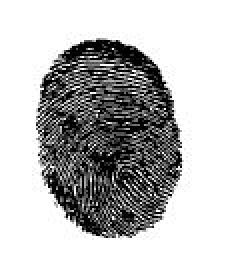
%> input picture 1002.jpg, 113 x 136 px (shown 2 times larger)
$ octave Final_Rochelle.m   (GNU Octave 9; MATLAB toolbox functions it lacks are replaced by stand-ins)
%> lines starting %> are read from the running program, lines starting %| are printed output that depends on the picture; in (x1, y1, x2, y2) boxes, pixels count from 0 and x2, y2 are one past the last pixel; in counts of white or black regions, pixels touching at a corner belong together; the program's own positions count from 1
% Import each image and convert to 2D image
I_1002 = imread('1002.jpg');
%> I_1002 is the input picture: size 136x113x3 uint8; min 0, max 255, mean 185.7
info1002 = imfinfo('1002.jpg');
img2d_1002 = rgb2gray(I_1002);
I_1006 = imread('1006.jpg');
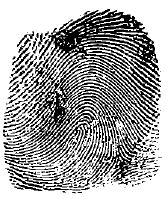
%> input picture 1006.jpg, 168 x 199 px
%> I_1006 is the input picture: size 199x168x3 uint8; min 0, max 255, mean 162
info1006 = imfinfo('1006.jpg');
img2d_1006 = rgb2gray(I_1006);
I_1010 = imread('1005.jpg');
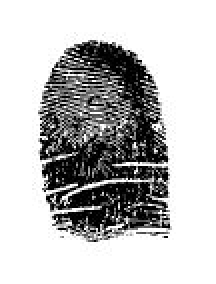
%> input picture 1005.jpg, 108 x 142 px (shown 2 times larger)
%> I_1010 is the input picture: size 142x108x3 uint8; min 0, max 255, mean 191
info1010 = imfinfo('1005.jpg');
img2d_1010 = rgb2gray(I_1010);
input = imread('Rochelle.jpg');
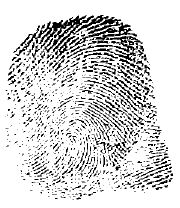
%> input picture Rochelle.jpg, 180 x 208 px
%> input is the input picture: size 208x180x3 uint8; min 0, max 255, mean 211.3
info_input = imfinfo('Rochelle.jpg');
img2d_input = rgb2gray(input);

%Resize and adjust image
width = 210;
images = {img2d_1002,img2d_1006,img2d_1010,img2d_input};
%> images = 4 items

for k = 1:4
    dim = size(images{k});
    images{k} = imresize(images{k},[width*dim(1)/dim(2) width],'bicubic');
end
%> this loop made 4 passes
%> dim on passes 1 to 4: [136 113], [199 168], [142 108], [208 180]

resize_1002 = images{1};
resize_1006 = images{2};
resize_1010 = images{3};
resize_input = images{4};
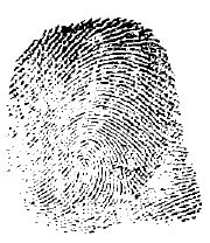
%> resize_input: size 243x210 uint8; min 0, max 255, mean 210.5

adjust_1002 = imadjust(resize_1002);
adjust_1006 = imadjust(resize_1006);
adjust_1010 = imadjust(resize_1010);
adjust_input = imadjust(resize_input);

%Thin the lines in the fingerprint
thin = {adjust_1002,adjust_1006,adjust_1010,adjust_input};
%> thin = 4 items

for i = 1:4
    thin{i} = bwmorph(thin{i}, 'clean');
end

thin_1002 = thin{1};
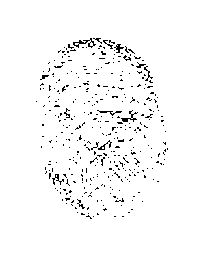
%> thin_1002: size 253x210 logical; 97% white; black in thin lines or dots, all inside (x1, y1, x2, y2) = (36, 38, 168, 219)
thin_1006 = thin{2};
%> thin_1006: size 249x210 logical; 91.9% white; black in thin lines or dots, all inside (x1, y1, x2, y2) = (4, 12, 200, 239)
thin_1010 = thin{3};
%> thin_1010: size 277x210 logical; 95.7% white; black in thin lines or dots, all inside (x1, y1, x2, y2) = (40, 43, 165, 232)
thin_input = thin{4};
%> thin_input: size 243x210 logical; 97.4% white; black in thin lines or dots, all inside (x1, y1, x2, y2) = (10, 18, 201, 229)

%Edge Detection
detect = {thin_1002,thin_1006,thin_1010,thin_input};
%> detect = 4 items

for j = 1:4
    detect{j} = edge(detect{j},'prewitt');
end

edge_1002 = detect{1};
%> edge_1002: size 253x210 logical; 5.8% white in thin lines or dots, all inside (x1, y1, x2, y2) = (35, 37, 169, 220)
edge_1006 = detect{2};
%> edge_1006: size 249x210 logical; 8.6% white in thin lines or dots, all inside (x1, y1, x2, y2) = (3, 11, 200, 239)
edge_1010 = detect{3};
%> edge_1010: size 277x210 logical; 5.3% white in thin lines or dots, all inside (x1, y1, x2, y2) = (39, 43, 165, 229)
edge_input = detect{4};
%> edge_input: size 243x210 logical; 6.8% white in thin lines or dots, all inside (x1, y1, x2, y2) = (9, 17, 202, 230)

figure(1)
subplot(221)
%autocorrelation of input(unknown fingerprint)
autocorr = xcorr2(double(edge_input));
mesh(autocorr);
title('Autocorrelation of Unknown Fingerprint');
xlabel('Pixels');
ylabel('Pixels');
zlabel('Pixel Intensity');
grid on
subplot(222)
%cross-correlation of input with image 1002
input_img1002 = xcorr2(double(edge_input),(double(edge_1002)));
mesh(input_img1002);
title('Cross-correlation of Unknown with Fingerprint 1002');
xlabel('Pixels');
ylabel('Pixels');
zlabel('Pixel Intensity');
grid on
subplot(223)
%cross-correlation of input with image 1006
input_img1006 = xcorr2(double(edge_input),(double(edge_1006)));
mesh(input_img1006);
title('Cross-correlation of Unknown with Fingerprint 1006');
xlabel('Pixels');
ylabel('Pixels');
zlabel('Pixel Intensity');
grid on
subplot(224)
%cross-correlation of input with image 1005
input_img1005 = xcorr2(double(edge_input),(double(edge_1010)));
mesh(input_img1005);
title('Cross-correlation of Unknown with Fingerprint 1005');
xlabel('Pixels');
ylabel('Pixels');
zlabel('Pixel Intensity');
grid on
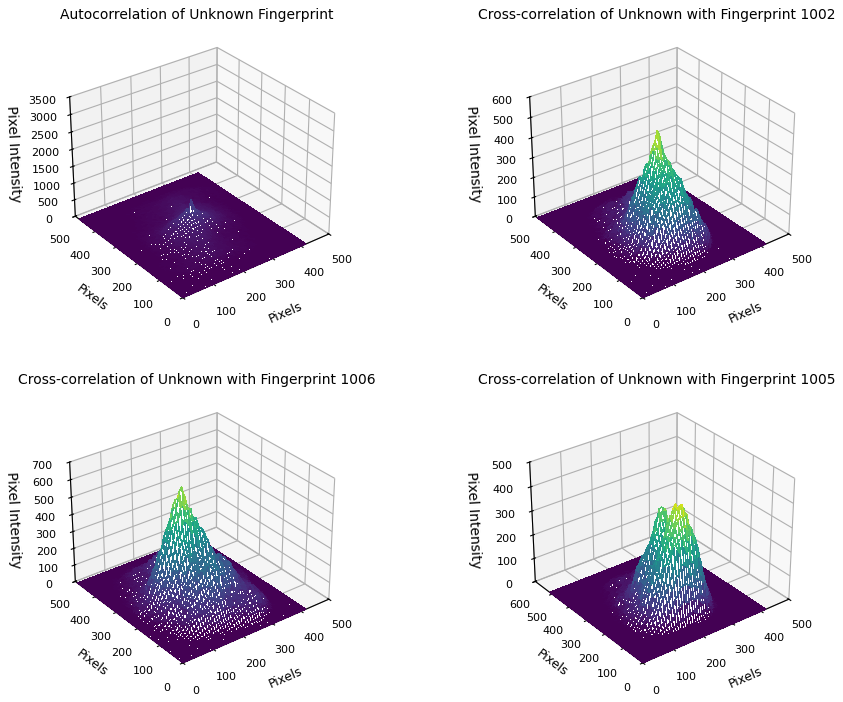
%> figure redrawn from the program's plot data, 4 panels

%Slice taken of Mesh graph
figure(2)
subplot(221)
plot(autocorr(243,:));
title('Slice Autocorrelation of Unknown Fingerprint');
xlabel('Pixels');
ylabel('Pixel Intensity');
grid on
subplot(222)
plot(input_img1002(233,:));
title('Slice Cross-correlation of Unknown with Fingerprint 1002');
xlabel('Pixels');
ylabel('Pixel Intensity');
grid on
subplot(223)
plot(input_img1006(251,:));
title('Slice Cross-correlation of Unknown with Fingerprint 1006');
xlabel('Pixels');
ylabel('Pixel Intensity');
grid on
subplot(224)
plot(input_img1005(273,:));
title('Slice Cross-correlation of Unknown with Fingerprint 1005');
xlabel('Pixels');
ylabel('Pixel Intensity');
grid on
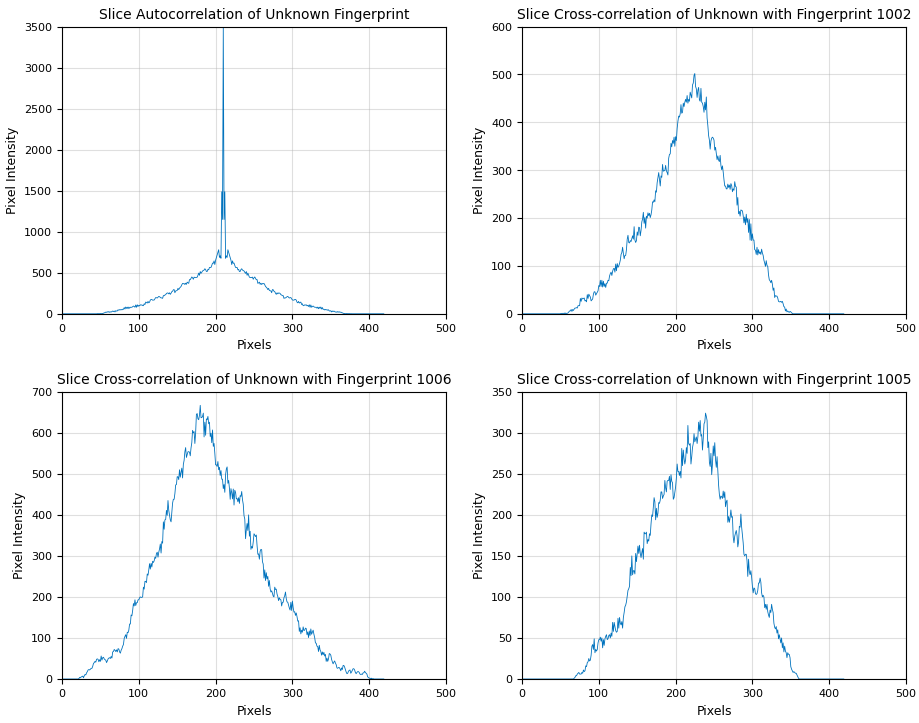
%> figure redrawn from the program's plot data, 4 panels; panel 1: curve peaks at x = 210, y = 3485; panel 2: curve peaks at x = 225, y = 502; panel 3: curve peaks at x = 180, y = 667; panel 4: curve peaks at x = 239, y = 324

%Difference taken between Autocorrelation and each Cross-correlation graph
figure(3)
diff_1 = input_img1002(233,:) - autocorr(243,:);
%> diff_1 = 419 values, max 28 at index 279, min -3045 at index 210, mean -78.17
subplot(221)
plot(diff_1002);
%> (this line was passed over: diff_1002 is not available in this run)
title({'Difference Between Cross-correlation of','Unknown with Fingerprint 1002 and Autocorrelation'});
xlabel('Pixels');
ylabel('Pixel Intensity');
grid on
diff_2 = input_img1006(251,:) - autocorr(243,:);
%> diff_2 = 419 values, max 208 at index 150, min -3021 at index 210, mean 1.86
subplot(222)
plot(diff_1006);
%> (this line was passed over: diff_1006 is not available in this run)
title({'Difference Between Cross-correlation of','Unknown with Fingerprint 1006 and Autocorrelation'});
xlabel('Pixels');
ylabel('Pixel Intensity');
grid on
diff_3 = input_img1005(273,:) - autocorr(243,:);
%> diff_3 = 419 values, max 11 at index 325, min -3206 at index 210, mean -113.7
subplot(223)
plot(diff_1005);
%> (this line was passed over: diff_1005 is not available in this run)
title({'Difference Between Cross-correlation of','Unknown with Fingerprint 1005 and Autocorrelation'});
xlabel('Pixels');
ylabel('Pixel Intensity');
grid on

%Square each element in each matrix
%> (the run ends here)
